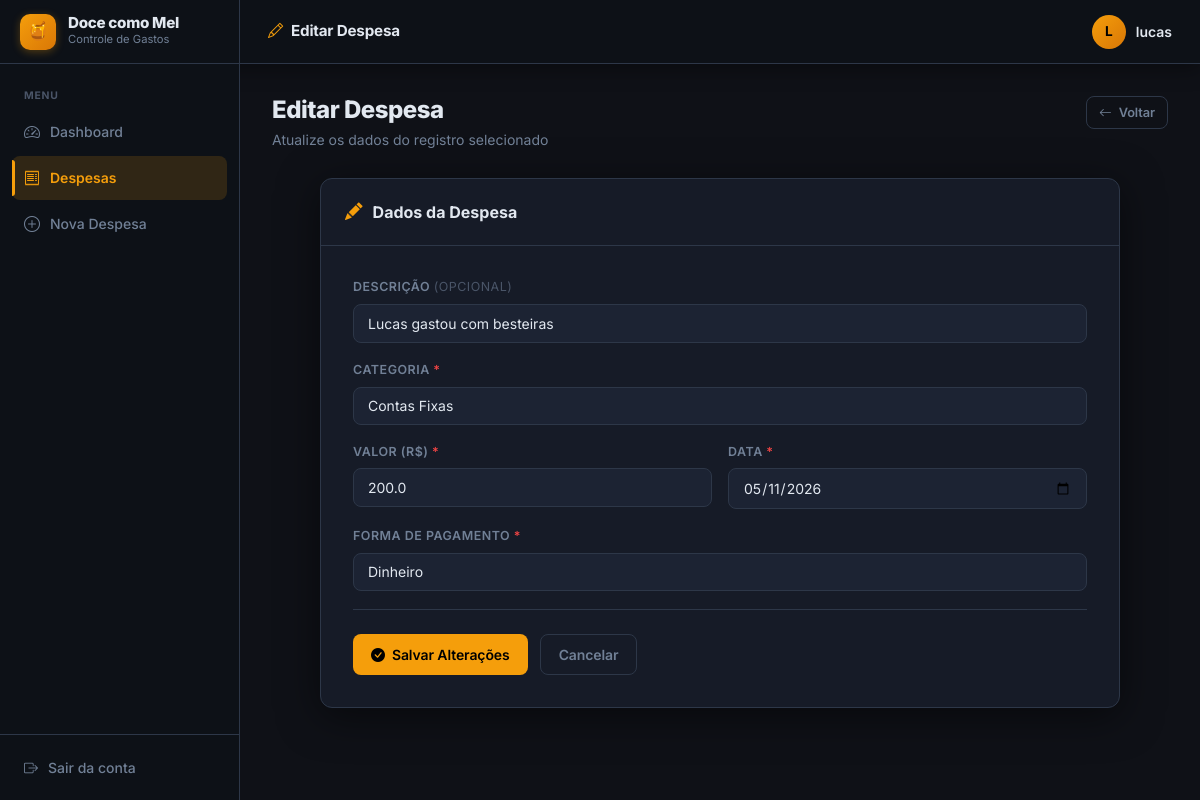
Screenshot of /gastos/editar/1 (signed in) with the database file from the repository.
### app/models/gasto.py (models this page shows, shortened)
class Gasto(db.Model):
    __tablename__ = 'gasto'
    id_gasto = db.Column(db.Integer, primary_key=True)
    valor = db.Column(db.Float, nullable=False)
    data_gasto = db.Column(db.Date, nullable=False, default=date.today)
    forma_pagamento = db.Column(db.String(50), nullable=False)
    descricao = db.Column(db.String(255), nullable=True)
    id_usuario = db.Column(db.Integer, db.ForeignKey('usuario.id_usuario'), nullable=False)
    id_categoria = db.Column(db.Integer, db.ForeignKey('categoria.id_categoria'), nullable=False)

### app/models/categoria.py (models this page shows, shortened)
class Categoria(db.Model):
    __tablename__ = 'categoria'
    id_categoria = db.Column(db.Integer, primary_key=True)
    nome_categoria = db.Column(db.String(100), nullable=False, unique=True)
    gastos = db.relationship('Gasto', backref='categoria', lazy=True)

### app/routes/gastos.py (the view, shortened to what this page needs)
@gastos_bp.route('/editar/<int:id>', methods=['GET', 'POST'])
@login_required
def editar(id):
    gasto = GastoService.buscar_por_id(id)
    if not gasto or gasto.id_usuario != session['id_usuario']:
        flash('Despesa não encontrada.', 'danger')
        return redirect(url_for('gastos.listar'))
    categorias = CategoriaService.listar_todas()
    return render_template('gastos/editar.html', gasto=gasto, categorias=categorias,
                           formas=FORMAS_PAGAMENTO)

### app/services/categoria_service.py (called while the page is built)
    @staticmethod
    def listar_todas() -> list[Categoria]:
        return Categoria.query.order_by(Categoria.nome_categoria).all()

### app/services/gasto_service.py (called while the page is built)
    @staticmethod
    def buscar_por_id(id_gasto: int) -> Gasto | None:
        return db.session.get(Gasto, id_gasto)

### app/utils.py (called while the page is built)
def login_required(f):
    @wraps(f)
    def decorated(*args, **kwargs):
        if 'id_usuario' not in session:
            return redirect(url_for('auth.login'))
        return f(*args, **kwargs)
    return decorated

### app/templates/gastos/editar.html (shortened to what this page needs)
{% extends 'base.html' %}
{% block topbar_title %}<i class="bi bi-pencil" style="color:var(--amber);margin-right:8px;"></i>Editar Despesa{% endblock %}
{% block content %}
<div class="page-header">
    <div>
        <h1 class="page-title">Editar Despesa</h1>
        <p class="page-subtitle">Atualize os dados do registro selecionado</p>
    </div>
    <a href="{{ url_for('gastos.listar') }}" class="btn btn-outline btn-sm">
        <i class="bi bi-arrow-left"></i> Voltar
    </a>
</div>
<div class="form-card">
    <div class="form-card-header">
        <i class="bi bi-pencil-fill"></i>
        <span class="form-card-title">Dados da Despesa</span>
    </div>
    <div class="form-card-body">
        <form method="POST">
            <div class="form-group">
                <label class="form-label">Descrição <span style="color:var(--text-subtle);font-weight:400;">(opcional)</span></label>
                <input type="text" name="descricao" class="form-control"
                       value="{{ gasto.descricao or '' }}"
                       placeholder="Ex: Farinha, embalagens, taxa de entrega...">
            </div>
            <div class="form-group">
                <label class="form-label">Categoria <span style="color:var(--red);">*</span></label>
                <select name="id_categoria" class="form-select" required>
                    {% for cat in categorias %}
                    <option value="{{ cat.id_categoria }}"
                        {% if cat.id_categoria == gasto.id_categoria %}selected{% endif %}>
                        {{ cat.nome_categoria }}
                    </option>
                    {% endfor %}
                </select>
            </div>
            <div class="form-grid-2">
                <div class="form-group">
                    <label class="form-label">Valor (R$) <span style="color:var(--red);">*</span></label>
                    <input type="number" step="0.01" min="0.01" name="valor"
                           class="form-control" value="{{ gasto.valor }}" required>
                </div>
                <div class="form-group">
                    <label class="form-label">Data <span style="color:var(--red);">*</span></label>
                    <input type="date" name="data_gasto" class="form-control"
                           value="{{ gasto.data_gasto }}" required>
                </div>
            </div>
            <div class="form-group">
                <label class="form-label">Forma de Pagamento <span style="color:var(--red);">*</span></label>
                <select name="forma_pagamento" class="form-select" required>
                    {% for fp in formas %}
                    <option value="{{ fp }}" {% if gasto.forma_pagamento == fp %}selected{% endif %}>
                        {{ fp }}
                    </option>
                    {% endfor %}
                </select>
            </div>
            <div class="form-actions">
                <button type="submit" class="btn btn-primary">
                    <i class="bi bi-check-circle-fill"></i> Salvar Alterações
                </button>
                <a href="{{ url_for('gastos.listar') }}" class="btn btn-outline">Cancelar</a>
            </div>
        </form>
    </div>
</div>
{% endblock %}

### app/static/css/style.css (style rules this page uses)
:root { --sidebar-bg: #0d1117; --sidebar-hover: #1c2333; --sidebar-active-bg: rgba(245,158,11,0.15); --sidebar-active-text: #f59e0b; --sidebar-width: 240px; --topbar-height: 64px; --bg: #0f1117; --surface: #161b27; --surface-2: #1c2333; --border: #2d3748; --text: #e2e8f0; --text-muted: #718096; --text-subtle: #4a5568; --amber: #f59e0b; --amber-dark: #d97706; --amber-glow: rgba(245,158,11,0.12); --indigo: #6366f1; --green: #10b981; --red: #ef4444; --shadow-sm: 0 1px 3px rgba(0,0,0,0.4); --shadow: 0 4px 20px rgba(0,0,0,0.4); --shadow-lg: 0 8px 40px rgba(0,0,0,0.5); --radius: 12px; --radius-sm: 8px; --transition: 0.2s ease; }
*, *::before, *::after { box-sizing: border-box; margin: 0; padding: 0; }
body { font-family: 'Inter', sans-serif; background: var(--bg); color: var(--text); display: flex; flex-direction: column; min-height: 100vh; font-size: 14px; line-height: 1.5; -webkit-font-smoothing: antialiased; }
.page-header { display: flex; align-items: flex-start; justify-content: space-between; margin-bottom: 28px; gap: 16px; flex-wrap: wrap; }
.page-title { font-size: 1.5rem; font-weight: 800; color: var(--text); letter-spacing: -0.5px; line-height: 1.2; }
.page-subtitle { font-size: 0.875rem; color: var(--text-muted); margin-top: 4px; }
.btn { display: inline-flex; align-items: center; gap: 7px; padding: 9px 18px; border-radius: var(--radius-sm); font-size: 0.875rem; font-weight: 600; cursor: pointer; border: none; text-decoration: none; transition: all var(--transition); white-space: nowrap; font-family: 'Inter', sans-serif; letter-spacing: -0.1px; }
.btn-primary { background: var(--amber); color: #000; }
.btn-outline { background: transparent; border: 1px solid var(--border); color: var(--text-muted); }
.btn-sm { padding: 6px 12px; font-size: 0.8rem; }
.form-group { margin-bottom: 18px; }
.form-label { display: block; font-size: 0.78rem; font-weight: 600; color: var(--text-muted); text-transform: uppercase; letter-spacing: 0.5px; margin-bottom: 7px; }
.form-control, .form-select { width: 100%; padding: 10px 14px; border: 1.5px solid var(--border); border-radius: var(--radius-sm); font-size: 0.875rem; font-family: 'Inter', sans-serif; color: var(--text); background: var(--surface-2); transition: border-color var(--transition), box-shadow var(--transition); outline: none; -webkit-appearance: none; }
.form-control::placeholder { color: var(--text-subtle); }
.form-select option { background: var(--surface-2); }
.form-grid-2 { display: grid; grid-template-columns: 1fr 1fr; gap: 16px; }
.form-card { background: var(--surface); border: 1px solid var(--border); border-radius: var(--radius); max-width: 800px; margin: 20px auto; overflow: hidden; box-shadow: var(--shadow-lg); }
.form-card-header { padding: 20px 24px; border-bottom: 1px solid var(--border); display: flex; align-items: center; gap: 10px; }
.form-card-header i { color: var(--amber); font-size: 1.1rem; }
.form-card-title { font-size: 1rem; font-weight: 700; color: var(--text); }
.form-card-body { padding: 32px; }
.form-actions { display: flex; gap: 12px; margin-top: 12px; padding-top: 24px; border-top: 1px solid var(--border); }

### rows the page displays
Gasto: descricao "Lucas gastou com besteiras", id_categoria "Contas Fixas", valor "200.0", data_gasto "05/11/2026", forma_pagamento "Dinheiro"

### other values shown
{{ session.get('nome_usuario', 'U')[0] }} "L"
{{ session.get('nome_usuario') }} "lucas"
